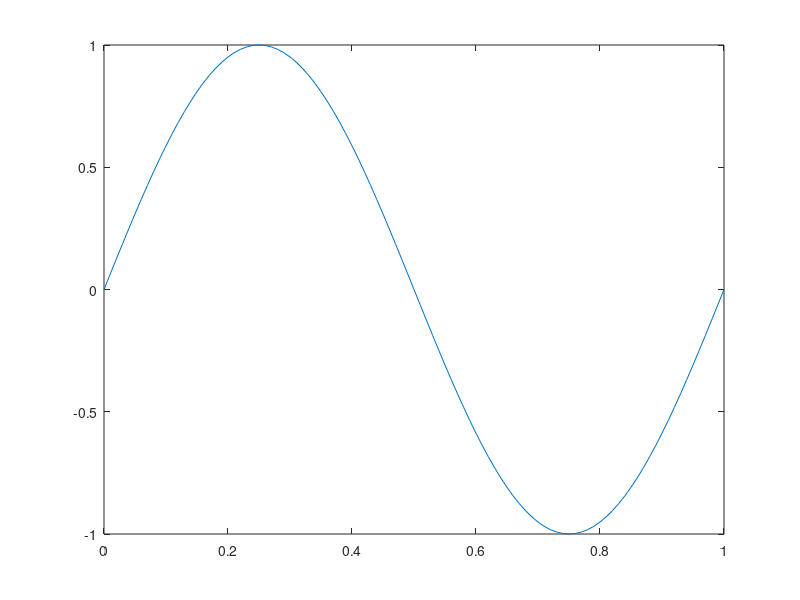
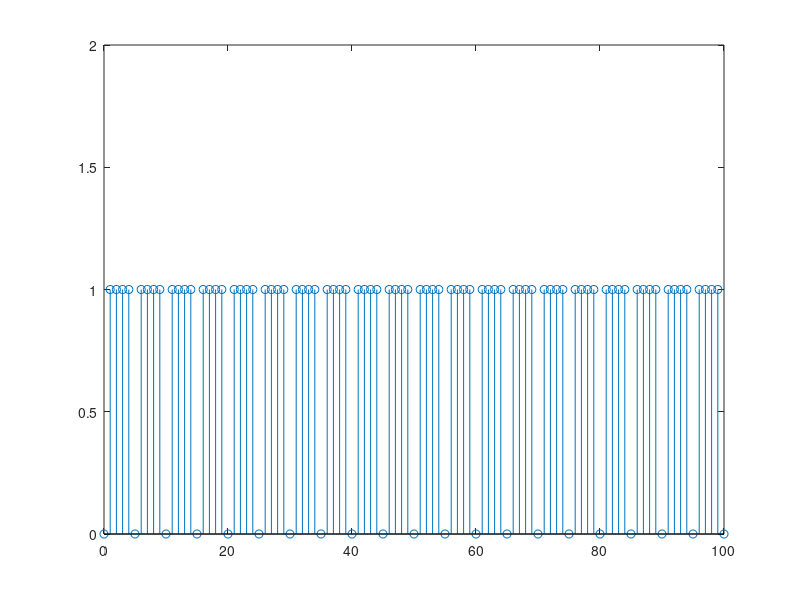
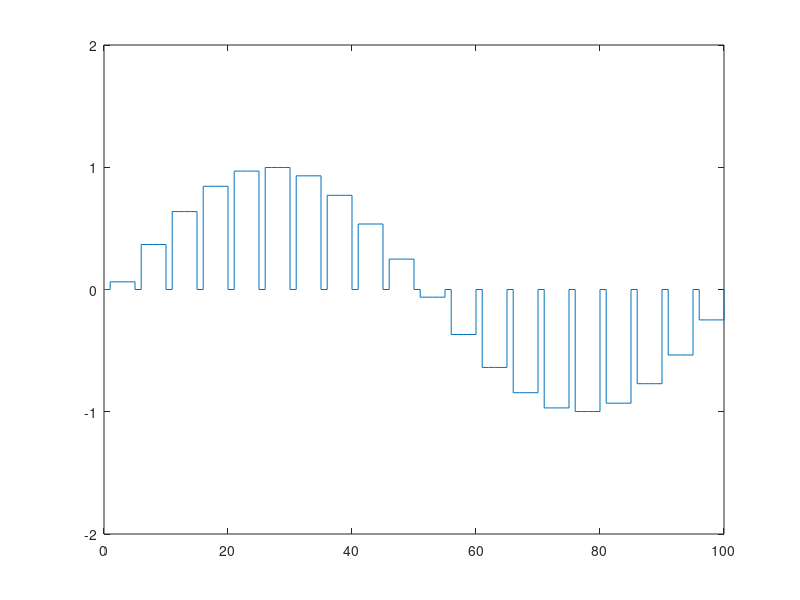

Recreate these plots in MATLAB, in order.
freq=1;
t=0:0.01:1;
N=length(t);
arg=2*pi*freq*t;
y=sin(arg);
figure(1);
plot(t,y);
ts=5;
m=0:1:100;
for i=0:1:100;
    if(mod(i,ts)~=0)
    rec(i+1)=1;
   else
    rec(i+1)=0;
  end
end
figure(2);
stem(m,rec)
axis([0,100,0,2]);
out=y.*rec;
for i=1:ts:length(out)-ts
    for k=i+1:i+ts-1
        out(k)=out(i+1);
    end
end

out
 figure(3);
stairs(m,out);
axis([0,100,-2,2]);
